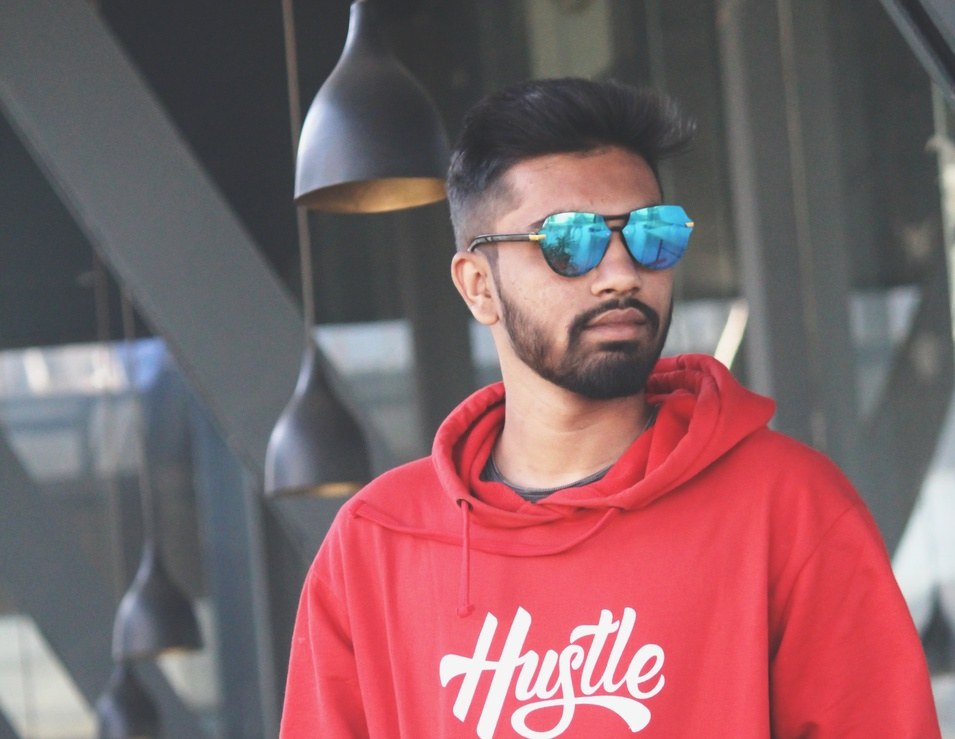
#> input picture me.JPG, 955 x 739 px, shrunk from 3455 x 2671 before the run, found by its file name
$ python detect_face_image.py
#> lines starting #> are read from the running program, lines starting #| are printed output that depends on the picture; after the words box and inside, x2 and y2 are one past the last pixel; in counts of white or black regions, pixels touching at a corner belong together
import cv2

# Load the cascade
face_cascade = cv2.CascadeClassifier('haarcascade_frontalface_default.xml')
cv2.namedWindow("output", cv2.WINDOW_NORMAL)
# Read the input image
img = cv2.imread('me.jpg')
#> img is the input picture: shape (739, 955, 3); mean B, G, R 102.8, 97.9, 132.3

# Convert into grayscale
gray = cv2.cvtColor(img, cv2.COLOR_BGR2GRAY)
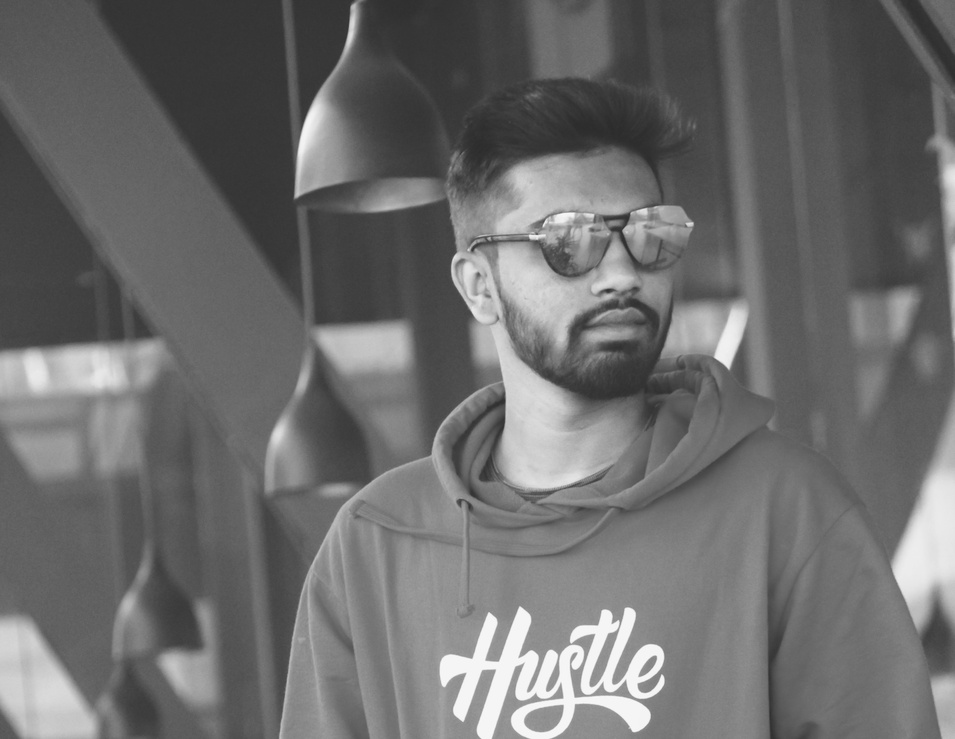
#> gray: shape (739, 955); min 43, max 251, mean 108.7

# Detect faces
faces = face_cascade.detectMultiScale(gray, 1.1, 4)
#> faces = [[416, 175, 202, 202]]

# Draw rectangle around the faces
for (x, y, w, h) in faces:
    cv2.rectangle(img, (x, y), (x + w, y + h), (255, 0, 0), 2)
#> this loop made 1 pass
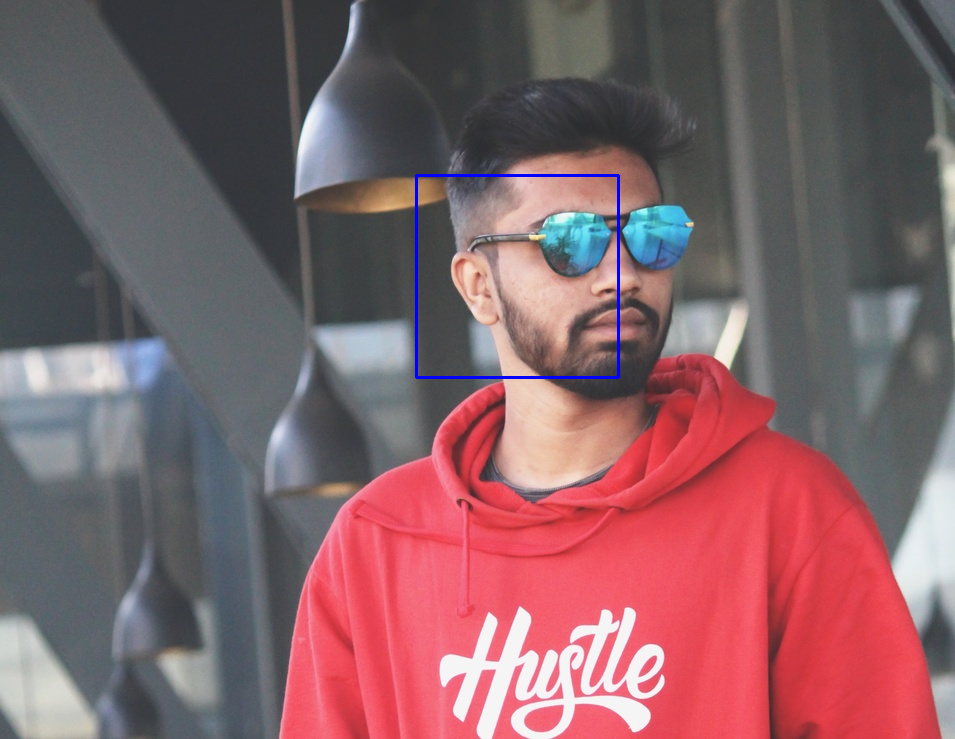
#> img: shape (739, 955, 3); 0.34% of pixels changed, all inside (x1, y1, x2, y2) = (415, 174, 620, 379)

# Display the output
cv2.imshow('output', img)
cv2.waitKey()
